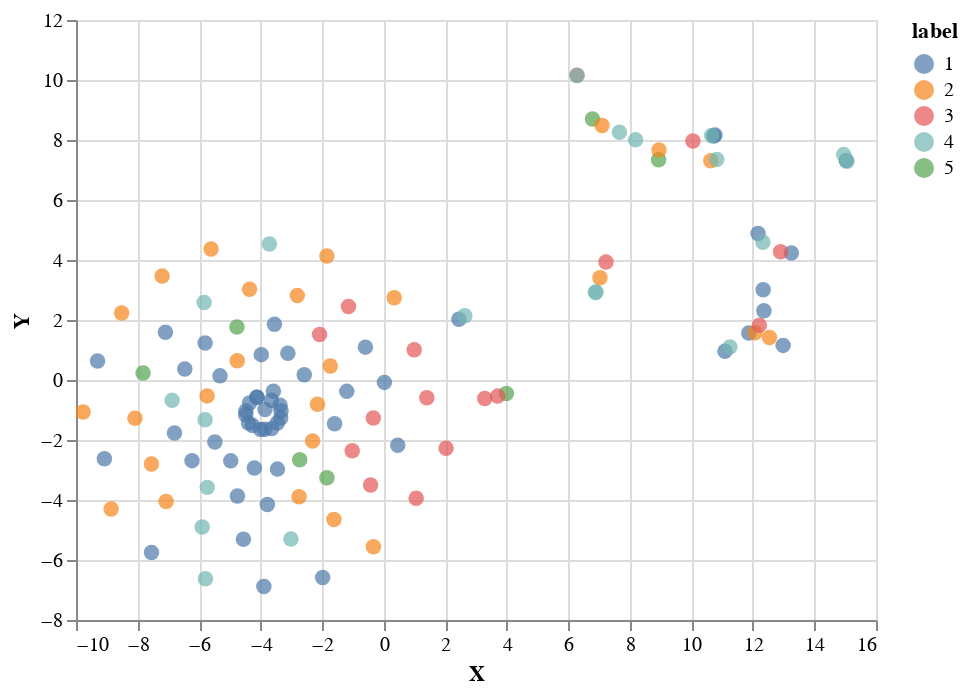
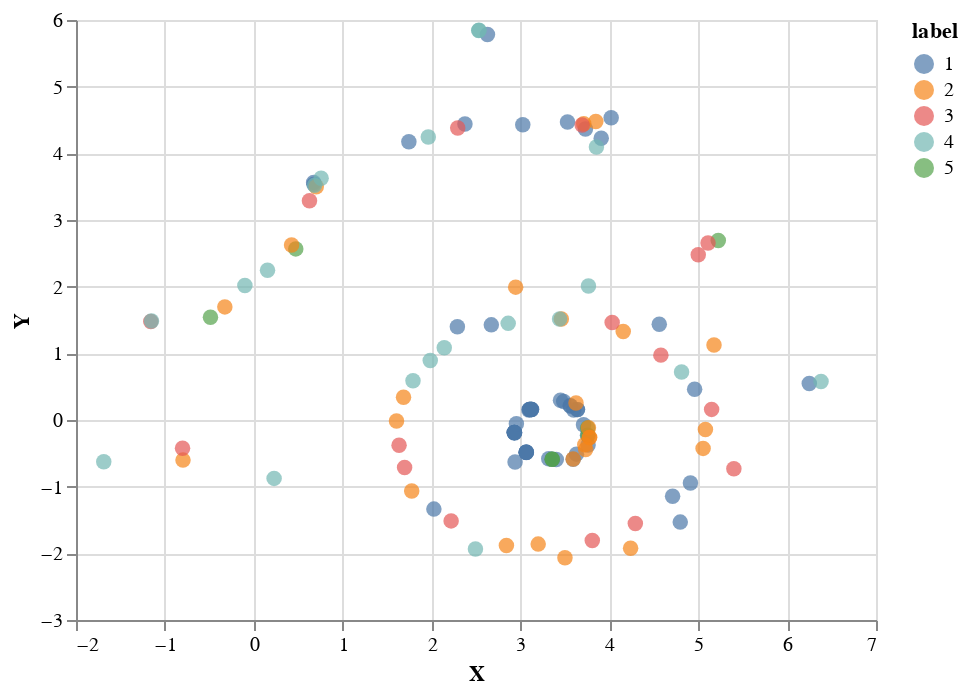
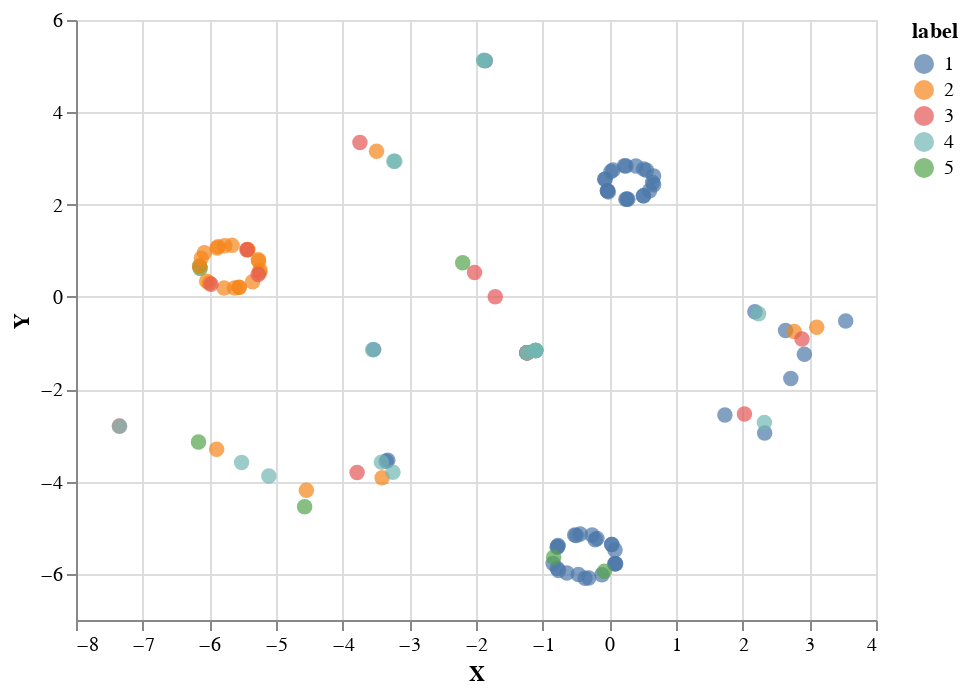
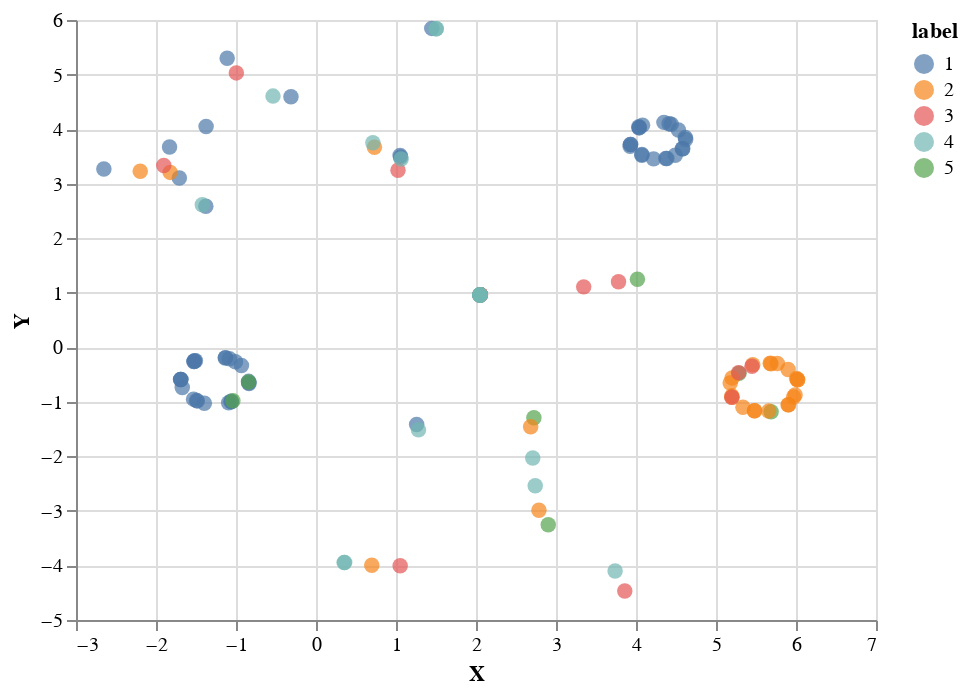

The notebook cell these images were saved under, in order:
### Code cell
perplexity = [5, 15, 30, 35, 40, 45, 50]

for p in perplexity:
    print("Perplexity {}".format(p))
    r = reduce_dim(p)
    create_plot(r, label)

### Figure 1 — Vega-Lite specification as saved in the notebook (floating-point values rounded to 4 significant figures)
{"$schema": "https://vega.github.io/schema/vega-lite/v2.6.0.json", "config": {"view": {"height": 300, "width": 400}}, "data": {"name": "data-d0c1c043260ad879a3db40b487f70ada"}, "datasets": {"data-d0c1c043260ad879a3db40b487f70ada": [{"X": -6.229, "Y": -2.688, "label": "1"}, {"X": -3.551, "Y": 1.856, "label": "1"}, {"X": 0.457, "Y": -2.175, "label": "1"}, {"X": 12.98, "Y": 1.154, "label": "1"}, {"X": -1.199, "Y": -0.3785, "label": "1"}, {"X": -0.5938, "Y": 1.095, "label": "1"}, {"X": -9.3, "Y": 0.6347, "label": "1"}, {"X": -3.64, "Y": -1.621, "label": "1"}, {"X": -6.798, "Y": -1.764, "label": "1"}, {"X": 13.25, "Y": 4.236, "label": "1"}, {"X": -3.979, "Y": 0.8453, "label": "1"}, {"X": -4.127, "Y": -0.578, "label": "1"}, {"X": 12.33, "Y": 3.008, "label": "1"}, {"X": 0.02269, "Y": -0.07989, "label": "1"}, {"X": -1.596, "Y": -1.459, "label": "1"}, {"X": -3.115, "Y": 0.8893, "label": "1"}, {"X": -6.463, "Y": 0.3638, "label": "1"}, {"X": -3.857, "Y": -0.9833, "label": "1"}, {"X": -3.586, "Y": -0.376, "label": "1"}, {"X": 11.09, "Y": 0.9575, "label": "1"}, {"X": -3.65, "Y": -0.6742, "label": "1"}, {"X": -3.458, "Y": -1.437, "label": "1"}, {"X": -3.368, "Y": -0.8378, "label": "1"}, {"X": -4.111, "Y": -0.575, "label": "1"}, {"X": 15.03, "Y": 7.318, "label": "1"}, {"X": 12.36, "Y": 2.309, "label": "1"}, {"X": -3.347, "Y": -1.267, "label": "1"}, {"X": 11.87, "Y": 1.564, "label": "1"}, {"X": -3.338, "Y": -1.033, "label": "1"}, {"X": 12.17, "Y": 4.884, "label": "1"}, {"X": 10.77, "Y": 8.169, "label": "1"}, {"X": 2.443, "Y": 2.025, "label": "1"}, {"X": -3.865, "Y": -1.64, "label": "1"}, {"X": -4.261, "Y": -1.516, "label": "1"}, {"X": -4.0, "Y": -1.647, "label": "1"}, {"X": -4.362, "Y": -0.7654, "label": "1"}, {"X": -4.477, "Y": -1.034, "label": "1"}, {"X": -4.393, "Y": -1.436, "label": "1"}, {"X": -1.984, "Y": -6.583, "label": "1"}, {"X": -4.486, "Y": -1.156, "label": "1"}, {"X": -3.894, "Y": -6.887, "label": "1"}, {"X": -7.546, "Y": -5.748, "label": "1"}, {"X": 10.73, "Y": 8.134, "label": "1"}, {"X": -4.754, "Y": -3.863, "label": "1"}, {"X": -5.487, "Y": -2.067, "label": "1"}, {"X": -7.094, "Y": 1.589, "label": "1"}, {"X": -5.803, "Y": 1.235, "label": "1"}, {"X": -3.453, "Y": -2.97, "label": "1"}, {"X": -4.559, "Y": -5.309, "label": "1"}, {"X": -4.971, "Y": -2.695, "label": "1"}, {"X": -3.781, "Y": -4.153, "label": "1"}, {"X": -9.077, "Y": -2.623, "label": "1"}, {"X": -5.32, "Y": 0.1378, "label": "1"}, {"X": -2.582, "Y": 0.175, "label": "1"}, {"X": -4.203, "Y": -2.933, "label": "1"}, {"X": -2.73, "Y": -2.655, "label": "5"}, {"X": -7.821, "Y": 0.2324, "label": "5"}, {"X": 3.988, "Y": -0.451, "label": "5"}, {"X": 6.785, "Y": 8.701, "label": "5"}, {"X": 8.934, "Y": 7.339, "label": "5"}, {"X": -1.845, "Y": -3.261, "label": "5"}, {"X": -4.769, "Y": 1.766, "label": "5"}, {"X": -7.071, "Y": -4.05, "label": "2"}, {"X": -5.739, "Y": -0.5298, "label": "2"}, {"X": -2.312, "Y": -2.033, "label": "2"}, {"X": -4.36, "Y": 3.026, "label": "2"}, {"X": 7.095, "Y": 8.482, "label": "2"}, {"X": -1.617, "Y": -4.65, "label": "2"}, {"X": 12.54, "Y": 1.415, "label": "2"}, {"X": -8.083, "Y": -1.276, "label": "2"}, {"X": 8.947, "Y": 7.67, "label": "2"}, {"X": -2.751, "Y": -3.894, "label": "2"}, {"X": -2.807, "Y": 2.819, "label": "2"}, {"X": 0.3416, "Y": 2.74, "label": "2"}, {"X": 7.029, "Y": 3.407, "label": "2"}, {"X": -1.736, "Y": 0.4687, "label": "2"}, {"X": -1.847, "Y": 4.133, "label": "2"}, {"X": 12.06, "Y": 1.577, "label": "2"}, {"X": -8.516, "Y": 2.234, "label": "2"}, {"X": -7.201, "Y": 3.463, "label": "2"}, {"X": -4.759, "Y": 0.6441, "label": "2"}, {"X": -2.153, "Y": -0.8053, "label": "2"}, {"X": -7.548, "Y": -2.798, "label": "2"}, {"X": -5.611, "Y": 4.369, "label": "2"}, {"X": -0.3331, "Y": -5.559, "label": "2"}, {"X": 10.63, "Y": 7.309, "label": "2"}, {"X": -8.858, "Y": -4.299, "label": "2"}, {"X": -9.769, "Y": -1.067, "label": "2"}, {"X": -0.3371, "Y": -1.265, "label": "3"}, {"X": 2.027, "Y": -2.276, "label": "3"}, {"X": 0.992, "Y": 1.006, "label": "3"}, {"X": 12.21, "Y": 1.824, "label": "3"}, {"X": 12.9, "Y": 4.277, "label": "3"}, {"X": 1.401, "Y": -0.5891, "label": "3"}, {"X": 7.225, "Y": 3.934, "label": "3"}, {"X": 10.05, "Y": 7.965, "label": "3"}, {"X": 6.285, "Y": 10.16, "label": "3"}, {"X": -1.024, "Y": -2.355, "label": "3"}, {"X": -1.145, "Y": 2.449, "label": "3"}, {"X": -0.4256, "Y": -3.498, "label": "3"}, {"X": -2.084, "Y": 1.513, "label": "3"}, {"X": 1.055, "Y": -3.939, "label": "3"}, {"X": 3.284, "Y": -0.6168, "label": "3"}, {"X": 3.703, "Y": -0.5368, "label": "3"}, {"X": 2.637, "Y": 2.138, "label": "4"}, {"X": 11.25, "Y": 1.1, "label": "4"}, {"X": -6.876, "Y": -0.6788, "label": "4"}, {"X": 6.278, "Y": 10.15, "label": "4"}, {"X": 7.661, "Y": 8.256, "label": "4"}, {"X": -5.793, "Y": -6.627, "label": "4"}, {"X": 14.95, "Y": 7.513, "label": "4"}, {"X": 15.06, "Y": 7.294, "label": "4"}, {"X": 8.188, "Y": 8.005, "label": "4"}, {"X": -5.9, "Y": -4.9, "label": "4"}, {"X": -5.806, "Y": -1.323, "label": "4"}, {"X": 12.33, "Y": 4.589, "label": "4"}, {"X": 10.82, "Y": 7.347, "label": "4"}, {"X": -5.836, "Y": 2.585, "label": "4"}, {"X": -5.734, "Y": -3.579, "label": "4"}, {"X": -3.716, "Y": 4.535, "label": "4"}, {"X": -3.016, "Y": -5.299, "label": "4"}, {"X": 6.9, "Y": 2.93, "label": "4"}, {"X": 6.88, "Y": 2.919, "label": "4"}, {"X": 10.66, "Y": 8.147, "label": "4"}]}, "encoding": {"color": {"field": "label", "type": "nominal"}, "x": {"field": "X", "type": "quantitative"}, "y": {"field": "Y", "type": "quantitative"}}, "mark": {"size": 60, "type": "circle"}, "selection": {"selector024": {"bind": "scales", "encodings": ["x", "y"], "mark": {"fill": "#333", "fillOpacity": 0.125, "stroke": "white"}, "on": "[mousedown, window:mouseup] > window:mousemove!", "resolve": "global", "translate": "[mousedown, window:mouseup] > window:mousemove!", "type": "interval", "zoom": "wheel!"}}}

### Figure 2 — Vega-Lite specification as saved in the notebook (floating-point values rounded to 4 significant figures)
{"$schema": "https://vega.github.io/schema/vega-lite/v2.6.0.json", "config": {"view": {"height": 300, "width": 400}}, "data": {"name": "data-bb5aa9c5d6888fbd5a7667284d331e42"}, "datasets": {"data-bb5aa9c5d6888fbd5a7667284d331e42": [{"X": 3.71, "Y": -0.07134, "label": "1"}, {"X": 3.76, "Y": -0.3752, "label": "1"}, {"X": 4.798, "Y": -1.532, "label": "1"}, {"X": 4.021, "Y": 4.533, "label": "1"}, {"X": 4.912, "Y": -0.9464, "label": "1"}, {"X": 4.712, "Y": -1.144, "label": "1"}, {"X": 4.96, "Y": 0.4612, "label": "1"}, {"X": 3.487, "Y": 0.2762, "label": "1"}, {"X": 3.63, "Y": -0.5121, "label": "1"}, {"X": 2.376, "Y": 4.441, "label": "1"}, {"X": 3.357, "Y": -0.5874, "label": "1"}, {"X": 3.451, "Y": 0.2955, "label": "1"}, {"X": 3.026, "Y": 4.428, "label": "1"}, {"X": 2.672, "Y": 1.427, "label": "1"}, {"X": 2.291, "Y": 1.397, "label": "1"}, {"X": 2.026, "Y": -1.337, "label": "1"}, {"X": 4.562, "Y": 1.436, "label": "1"}, {"X": 3.562, "Y": 0.2113, "label": "1"}, {"X": 3.561, "Y": 0.2154, "label": "1"}, {"X": 3.909, "Y": 4.226, "label": "1"}, {"X": 3.641, "Y": 0.1557, "label": "1"}, {"X": 3.641, "Y": 0.1557, "label": "1"}, {"X": 3.6, "Y": 0.1489, "label": "1"}, {"X": 3.116, "Y": 0.1606, "label": "1"}, {"X": 2.629, "Y": 5.783, "label": "1"}, {"X": 3.53, "Y": 4.47, "label": "1"}, {"X": 3.104, "Y": 0.1571, "label": "1"}, {"X": 3.731, "Y": 4.364, "label": "1"}, {"X": 3.095, "Y": 0.1506, "label": "1"}, {"X": 1.745, "Y": 4.175, "label": "1"}, {"X": 0.6738, "Y": 3.564, "label": "1"}, {"X": 6.25, "Y": 0.5475, "label": "1"}, {"X": 2.94, "Y": -0.6295, "label": "1"}, {"X": 3.124, "Y": 0.1575, "label": "1"}, {"X": 3.066, "Y": -0.4878, "label": "1"}, {"X": 3.319, "Y": -0.5814, "label": "1"}, {"X": 3.403, "Y": -0.5926, "label": "1"}, {"X": 2.932, "Y": -0.189, "label": "1"}, {"X": 3.593, "Y": -0.5885, "label": "1"}, {"X": 3.065, "Y": -0.4837, "label": "1"}, {"X": 3.065, "Y": -0.4837, "label": "1"}, {"X": 2.93, "Y": -0.1873, "label": "1"}, {"X": 0.6773, "Y": 3.536, "label": "1"}, {"X": 2.932, "Y": -0.1891, "label": "1"}, {"X": 2.932, "Y": -0.1889, "label": "1"}, {"X": 3.124, "Y": 0.1575, "label": "1"}, {"X": 2.954, "Y": -0.05696, "label": "1"}, {"X": 3.065, "Y": -0.4837, "label": "1"}, {"X": 3.124, "Y": 0.1575, "label": "1"}, {"X": 2.934, "Y": -0.1945, "label": "1"}, {"X": 2.932, "Y": -0.1891, "label": "1"}, {"X": 3.104, "Y": 0.1571, "label": "1"}, {"X": 3.104, "Y": 0.1571, "label": "1"}, {"X": 3.065, "Y": -0.4837, "label": "1"}, {"X": 3.754, "Y": -0.2277, "label": "1"}, {"X": 3.76, "Y": -0.2343, "label": "5"}, {"X": 3.757, "Y": -0.1194, "label": "5"}, {"X": 5.226, "Y": 2.693, "label": "5"}, {"X": -0.4873, "Y": 1.543, "label": "5"}, {"X": 0.4726, "Y": 2.567, "label": "5"}, {"X": 3.357, "Y": -0.5874, "label": "5"}, {"X": 3.357, "Y": -0.5874, "label": "5"}, {"X": 3.724, "Y": -0.3721, "label": "2"}, {"X": 3.765, "Y": -0.1172, "label": "2"}, {"X": 3.777, "Y": -0.263, "label": "2"}, {"X": 3.777, "Y": -0.263, "label": "2"}, {"X": -0.3255, "Y": 1.697, "label": "2"}, {"X": 3.733, "Y": -0.4411, "label": "2"}, {"X": 3.848, "Y": 4.479, "label": "2"}, {"X": 3.593, "Y": -0.5854, "label": "2"}, {"X": 0.4253, "Y": 2.626, "label": "2"}, {"X": 5.055, "Y": -0.4257, "label": "2"}, {"X": 2.946, "Y": 1.993, "label": "2"}, {"X": 3.625, "Y": 0.255, "label": "2"}, {"X": -0.7964, "Y": -0.6016, "label": "2"}, {"X": 4.239, "Y": -1.924, "label": "2"}, {"X": 4.156, "Y": 1.327, "label": "2"}, {"X": 3.712, "Y": 4.443, "label": "2"}, {"X": 3.46, "Y": 1.516, "label": "2"}, {"X": 1.685, "Y": 0.3412, "label": "2"}, {"X": 5.177, "Y": 1.126, "label": "2"}, {"X": 5.081, "Y": -0.1418, "label": "2"}, {"X": 1.606, "Y": -0.01646, "label": "2"}, {"X": 1.777, "Y": -1.065, "label": "2"}, {"X": 3.2, "Y": -1.862, "label": "2"}, {"X": 0.7028, "Y": 3.497, "label": "2"}, {"X": 3.501, "Y": -2.066, "label": "2"}, {"X": 2.842, "Y": -1.882, "label": "2"}, {"X": 2.22, "Y": -1.513, "label": "3"}, {"X": 5.151, "Y": 0.1592, "label": "3"}, {"X": 1.697, "Y": -0.7126, "label": "3"}, {"X": 3.694, "Y": 4.425, "label": "3"}, {"X": 2.294, "Y": 4.381, "label": "3"}, {"X": 4.032, "Y": 1.461, "label": "3"}, {"X": -0.8014, "Y": -0.4248, "label": "3"}, {"X": 0.6266, "Y": 3.289, "label": "3"}, {"X": -1.158, "Y": 1.478, "label": "3"}, {"X": 4.58, "Y": 0.9731, "label": "3"}, {"X": 5.401, "Y": -0.7313, "label": "3"}, {"X": 4.292, "Y": -1.554, "label": "3"}, {"X": 3.808, "Y": -1.808, "label": "3"}, {"X": 1.634, "Y": -0.3777, "label": "3"}, {"X": 5.0, "Y": 2.478, "label": "3"}, {"X": 5.11, "Y": 2.655, "label": "3"}, {"X": 6.382, "Y": 0.5785, "label": "4"}, {"X": 3.855, "Y": 4.094, "label": "4"}, {"X": 2.494, "Y": -1.936, "label": "4"}, {"X": -1.151, "Y": 1.486, "label": "4"}, {"X": -0.09996, "Y": 2.018, "label": "4"}, {"X": 4.813, "Y": 0.7215, "label": "4"}, {"X": 2.53, "Y": 5.841, "label": "4"}, {"X": 2.534, "Y": 5.847, "label": "4"}, {"X": 0.1546, "Y": 2.248, "label": "4"}, {"X": 3.44, "Y": 1.516, "label": "4"}, {"X": 1.791, "Y": 0.5902, "label": "4"}, {"X": 1.963, "Y": 4.245, "label": "4"}, {"X": 0.7576, "Y": 3.627, "label": "4"}, {"X": 1.985, "Y": 0.8926, "label": "4"}, {"X": 2.143, "Y": 1.084, "label": "4"}, {"X": 2.862, "Y": 1.45, "label": "4"}, {"X": 3.765, "Y": 2.011, "label": "4"}, {"X": 0.2286, "Y": -0.8759, "label": "4"}, {"X": -1.688, "Y": -0.6255, "label": "4"}, {"X": 0.6846, "Y": 3.522, "label": "4"}]}, "encoding": {"color": {"field": "label", "type": "nominal"}, "x": {"field": "X", "type": "quantitative"}, "y": {"field": "Y", "type": "quantitative"}}, "mark": {"size": 60, "type": "circle"}, "selection": {"selector025": {"bind": "scales", "encodings": ["x", "y"], "mark": {"fill": "#333", "fillOpacity": 0.125, "stroke": "white"}, "on": "[mousedown, window:mouseup] > window:mousemove!", "resolve": "global", "translate": "[mousedown, window:mouseup] > window:mousemove!", "type": "interval", "zoom": "wheel!"}}}

### Figure 3 — Vega-Lite specification as saved in the notebook (floating-point values rounded to 4 significant figures)
{"$schema": "https://vega.github.io/schema/vega-lite/v2.6.0.json", "config": {"view": {"height": 300, "width": 400}}, "data": {"name": "data-79b716bf8bc05519734444474b66a036"}, "datasets": {"data-79b716bf8bc05519734444474b66a036": [{"X": 0.5116, "Y": 2.19, "label": "1"}, {"X": -0.02888, "Y": 2.3, "label": "1"}, {"X": 0.6639, "Y": 2.432, "label": "1"}, {"X": 3.546, "Y": -0.5238, "label": "1"}, {"X": 0.2273, "Y": 2.843, "label": "1"}, {"X": 0.05456, "Y": 2.752, "label": "1"}, {"X": 0.6641, "Y": 2.622, "label": "1"}, {"X": 0.3983, "Y": 2.836, "label": "1"}, {"X": -0.06329, "Y": 2.548, "label": "1"}, {"X": 1.734, "Y": -2.557, "label": "1"}, {"X": 0.2494, "Y": 2.837, "label": "1"}, {"X": -0.02892, "Y": 2.3, "label": "1"}, {"X": 2.722, "Y": -1.767, "label": "1"}, {"X": 0.2476, "Y": 2.118, "label": "1"}, {"X": 0.5575, "Y": 2.746, "label": "1"}, {"X": 0.02409, "Y": 2.715, "label": "1"}, {"X": -0.015, "Y": 2.276, "label": "1"}, {"X": 0.5155, "Y": 2.773, "label": "1"}, {"X": 0.6033, "Y": 2.3, "label": "1"}, {"X": 2.184, "Y": -0.3208, "label": "1"}, {"X": 0.649, "Y": 2.478, "label": "1"}, {"X": 0.5116, "Y": 2.19, "label": "1"}, {"X": 0.2651, "Y": 2.119, "label": "1"}, {"X": 0.2774, "Y": 2.118, "label": "1"}, {"X": -1.86, "Y": 5.115, "label": "1"}, {"X": 2.926, "Y": -1.244, "label": "1"}, {"X": -0.06928, "Y": 2.552, "label": "1"}, {"X": 2.644, "Y": -0.7292, "label": "1"}, {"X": -0.4373, "Y": -5.138, "label": "1"}, {"X": 2.33, "Y": -2.948, "label": "1"}, {"X": -3.323, "Y": -3.537, "label": "1"}, {"X": -3.535, "Y": -1.142, "label": "1"}, {"X": -0.5199, "Y": -5.159, "label": "1"}, {"X": -0.4965, "Y": -5.169, "label": "1"}, {"X": -0.2585, "Y": -5.159, "label": "1"}, {"X": 0.03601, "Y": -5.366, "label": "1"}, {"X": 0.09396, "Y": -5.78, "label": "1"}, {"X": 0.03609, "Y": -5.366, "label": "1"}, {"X": 0.07917, "Y": -5.784, "label": "1"}, {"X": -0.7621, "Y": -5.926, "label": "1"}, {"X": -0.6374, "Y": -5.984, "label": "1"}, {"X": -0.464, "Y": -6.013, "label": "1"}, {"X": -3.348, "Y": -3.559, "label": "1"}, {"X": -0.3093, "Y": -6.089, "label": "1"}, {"X": -0.3646, "Y": -6.097, "label": "1"}, {"X": -0.11, "Y": -6.019, "label": "1"}, {"X": 0.09046, "Y": -5.781, "label": "1"}, {"X": -0.7691, "Y": -5.387, "label": "1"}, {"X": 0.0853, "Y": -5.483, "label": "1"}, {"X": -0.1862, "Y": -5.234, "label": "1"}, {"X": -0.7735, "Y": -5.408, "label": "1"}, {"X": -0.7831, "Y": -5.422, "label": "1"}, {"X": -0.2109, "Y": -5.261, "label": "1"}, {"X": -0.8432, "Y": -5.778, "label": "1"}, {"X": -0.7826, "Y": -5.884, "label": "1"}, {"X": -0.8351, "Y": -5.639, "label": "5"}, {"X": -0.07504, "Y": -5.946, "label": "5"}, {"X": -2.199, "Y": 0.7417, "label": "5"}, {"X": -6.163, "Y": -3.142, "label": "5"}, {"X": -4.571, "Y": -4.548, "label": "5"}, {"X": -6.146, "Y": 0.6678, "label": "5"}, {"X": -6.137, "Y": 0.6145, "label": "5"}, {"X": -6.146, "Y": 0.6652, "label": "2"}, {"X": -5.778, "Y": 0.1909, "label": "2"}, {"X": -5.244, "Y": 0.5279, "label": "2"}, {"X": -6.04, "Y": 0.3378, "label": "2"}, {"X": -5.89, "Y": -3.299, "label": "2"}, {"X": -5.423, "Y": 1.024, "label": "2"}, {"X": 3.111, "Y": -0.6558, "label": "2"}, {"X": -5.241, "Y": 0.5816, "label": "2"}, {"X": -4.544, "Y": -4.191, "label": "2"}, {"X": -6.074, "Y": 0.9589, "label": "2"}, {"X": -5.351, "Y": 0.3277, "label": "2"}, {"X": -5.869, "Y": 1.09, "label": "2"}, {"X": -3.492, "Y": 3.158, "label": "2"}, {"X": -5.884, "Y": 1.062, "label": "2"}, {"X": -5.658, "Y": 1.117, "label": "2"}, {"X": 2.773, "Y": -0.7488, "label": "2"}, {"X": -5.768, "Y": 1.111, "label": "2"}, {"X": -5.264, "Y": 0.8056, "label": "2"}, {"X": -5.554, "Y": 0.2113, "label": "2"}, {"X": -6.12, "Y": 0.8365, "label": "2"}, {"X": -5.622, "Y": 0.194, "label": "2"}, {"X": -5.261, "Y": 0.776, "label": "2"}, {"X": -5.551, "Y": 0.2068, "label": "2"}, {"X": -3.408, "Y": -3.916, "label": "2"}, {"X": -6.0, "Y": 0.3019, "label": "2"}, {"X": -5.426, "Y": 1.03, "label": "2"}, {"X": -5.267, "Y": 0.4854, "label": "3"}, {"X": -5.437, "Y": 1.022, "label": "3"}, {"X": -5.975, "Y": 0.2724, "label": "3"}, {"X": 2.89, "Y": -0.9114, "label": "3"}, {"X": 2.027, "Y": -2.536, "label": "3"}, {"X": -1.235, "Y": -1.209, "label": "3"}, {"X": -3.741, "Y": 3.344, "label": "3"}, {"X": -3.784, "Y": -3.802, "label": "3"}, {"X": -7.349, "Y": -2.799, "label": "3"}, {"X": -1.106, "Y": -1.159, "label": "3"}, {"X": -1.235, "Y": -1.209, "label": "3"}, {"X": -1.235, "Y": -1.209, "label": "3"}, {"X": -1.235, "Y": -1.209, "label": "3"}, {"X": -1.235, "Y": -1.209, "label": "3"}, {"X": -1.712, "Y": 0.003258, "label": "3"}, {"X": -2.022, "Y": 0.5305, "label": "3"}, {"X": -3.551, "Y": -1.147, "label": "4"}, {"X": 2.239, "Y": -0.3625, "label": "4"}, {"X": -1.106, "Y": -1.159, "label": "4"}, {"X": -7.346, "Y": -2.802, "label": "4"}, {"X": -5.516, "Y": -3.588, "label": "4"}, {"X": -1.106, "Y": -1.159, "label": "4"}, {"X": -1.885, "Y": 5.124, "label": "4"}, {"X": -1.882, "Y": 5.125, "label": "4"}, {"X": -5.108, "Y": -3.881, "label": "4"}, {"X": -1.106, "Y": -1.159, "label": "4"}, {"X": -1.235, "Y": -1.209, "label": "4"}, {"X": 2.326, "Y": -2.721, "label": "4"}, {"X": -3.246, "Y": -3.8, "label": "4"}, {"X": -1.106, "Y": -1.159, "label": "4"}, {"X": -1.235, "Y": -1.209, "label": "4"}, {"X": -1.106, "Y": -1.159, "label": "4"}, {"X": -1.106, "Y": -1.159, "label": "4"}, {"X": -3.217, "Y": 2.941, "label": "4"}, {"X": -3.233, "Y": 2.94, "label": "4"}, {"X": -3.419, "Y": -3.58, "label": "4"}]}, "encoding": {"color": {"field": "label", "type": "nominal"}, "x": {"field": "X", "type": "quantitative"}, "y": {"field": "Y", "type": "quantitative"}}, "mark": {"size": 60, "type": "circle"}, "selection": {"selector026": {"bind": "scales", "encodings": ["x", "y"], "mark": {"fill": "#333", "fillOpacity": 0.125, "stroke": "white"}, "on": "[mousedown, window:mouseup] > window:mousemove!", "resolve": "global", "translate": "[mousedown, window:mouseup] > window:mousemove!", "type": "interval", "zoom": "wheel!"}}}

### Figure 4 — Vega-Lite specification as saved in the notebook (floating-point values rounded to 4 significant figures)
{"$schema": "https://vega.github.io/schema/vega-lite/v2.6.0.json", "config": {"view": {"height": 300, "width": 400}}, "data": {"name": "data-d2528b1a4df6a2baec7688ec1ea2a1f0"}, "datasets": {"data-d2528b1a4df6a2baec7688ec1ea2a1f0": [{"X": 4.037, "Y": 4.044, "label": "1"}, {"X": 3.932, "Y": 3.716, "label": "1"}, {"X": 4.22, "Y": 3.454, "label": "1"}, {"X": -2.651, "Y": 3.268, "label": "1"}, {"X": 4.491, "Y": 3.522, "label": "1"}, {"X": 4.413, "Y": 4.098, "label": "1"}, {"X": 4.073, "Y": 3.519, "label": "1"}, {"X": 3.932, "Y": 3.716, "label": "1"}, {"X": 4.616, "Y": 3.847, "label": "1"}, {"X": -1.11, "Y": 5.3, "label": "1"}, {"X": 4.038, "Y": 4.023, "label": "1"}, {"X": 4.441, "Y": 4.089, "label": "1"}, {"X": -1.374, "Y": 4.047, "label": "1"}, {"X": 4.082, "Y": 4.073, "label": "1"}, {"X": 3.927, "Y": 3.683, "label": "1"}, {"X": 4.349, "Y": 4.123, "label": "1"}, {"X": 4.53, "Y": 3.982, "label": "1"}, {"X": 4.373, "Y": 3.462, "label": "1"}, {"X": 4.385, "Y": 3.459, "label": "1"}, {"X": -1.377, "Y": 2.584, "label": "1"}, {"X": 4.579, "Y": 3.641, "label": "1"}, {"X": 4.041, "Y": 4.027, "label": "1"}, {"X": 4.074, "Y": 3.533, "label": "1"}, {"X": 4.621, "Y": 3.809, "label": "1"}, {"X": 1.447, "Y": 5.846, "label": "1"}, {"X": -1.831, "Y": 3.671, "label": "1"}, {"X": 4.585, "Y": 3.64, "label": "1"}, {"X": -1.708, "Y": 3.104, "label": "1"}, {"X": -1.53, "Y": -0.951, "label": "1"}, {"X": -0.3128, "Y": 4.593, "label": "1"}, {"X": 1.052, "Y": 3.516, "label": "1"}, {"X": 1.258, "Y": -1.417, "label": "1"}, {"X": -0.9321, "Y": -0.3348, "label": "1"}, {"X": -0.8411, "Y": -0.6513, "label": "1"}, {"X": -1.527, "Y": -0.263, "label": "1"}, {"X": -1.507, "Y": -0.2481, "label": "1"}, {"X": -1.492, "Y": -0.9779, "label": "1"}, {"X": -1.523, "Y": -0.2618, "label": "1"}, {"X": -1.692, "Y": -0.5922, "label": "1"}, {"X": -1.692, "Y": -0.592, "label": "1"}, {"X": -1.134, "Y": -0.1971, "label": "1"}, {"X": -1.092, "Y": -1.018, "label": "1"}, {"X": 1.057, "Y": 3.486, "label": "1"}, {"X": -1.519, "Y": -0.2474, "label": "1"}, {"X": -1.672, "Y": -0.736, "label": "1"}, {"X": -1.131, "Y": -0.1897, "label": "1"}, {"X": -1.689, "Y": -0.5921, "label": "1"}, {"X": -1.396, "Y": -1.026, "label": "1"}, {"X": -1.058, "Y": -0.9998, "label": "1"}, {"X": -0.8427, "Y": -0.625, "label": "1"}, {"X": -1.062, "Y": -0.9897, "label": "1"}, {"X": -1.082, "Y": -0.2116, "label": "1"}, {"X": -1.484, "Y": -0.9828, "label": "1"}, {"X": -1.007, "Y": -0.2667, "label": "1"}, {"X": -0.8368, "Y": -0.6628, "label": "1"}, {"X": -1.039, "Y": -0.9808, "label": "5"}, {"X": -0.8429, "Y": -0.6353, "label": "5"}, {"X": 4.018, "Y": 1.246, "label": "5"}, {"X": 2.903, "Y": -3.252, "label": "5"}, {"X": 2.724, "Y": -1.291, "label": "5"}, {"X": 5.288, "Y": -0.4763, "label": "5"}, {"X": 5.689, "Y": -1.184, "label": "5"}, {"X": 5.202, "Y": -0.5635, "label": "2"}, {"X": 5.459, "Y": -0.3203, "label": "2"}, {"X": 5.198, "Y": -0.9153, "label": "2"}, {"X": 5.902, "Y": -0.4074, "label": "2"}, {"X": 2.787, "Y": -2.989, "label": "2"}, {"X": 5.658, "Y": -1.17, "label": "2"}, {"X": -2.197, "Y": 3.228, "label": "2"}, {"X": 5.908, "Y": -1.055, "label": "2"}, {"X": 2.683, "Y": -1.457, "label": "2"}, {"X": 5.766, "Y": -0.2978, "label": "2"}, {"X": 6.02, "Y": -0.5963, "label": "2"}, {"X": 5.198, "Y": -0.8907, "label": "2"}, {"X": 0.697, "Y": -3.995, "label": "2"}, {"X": 5.971, "Y": -0.9098, "label": "2"}, {"X": 5.481, "Y": -1.165, "label": "2"}, {"X": -1.823, "Y": 3.206, "label": "2"}, {"X": 5.678, "Y": -0.2945, "label": "2"}, {"X": 6.008, "Y": -0.5745, "label": "2"}, {"X": 5.901, "Y": -1.056, "label": "2"}, {"X": 5.988, "Y": -0.8728, "label": "2"}, {"X": 5.481, "Y": -1.165, "label": "2"}, {"X": 5.178, "Y": -0.6547, "label": "2"}, {"X": 6.02, "Y": -0.5967, "label": "2"}, {"X": 0.7303, "Y": 3.667, "label": "2"}, {"X": 5.687, "Y": -0.3019, "label": "2"}, {"X": 5.337, "Y": -1.098, "label": "2"}, {"X": 5.283, "Y": -0.4652, "label": "3"}, {"X": 5.199, "Y": -0.9165, "label": "3"}, {"X": 5.45, "Y": -0.3466, "label": "3"}, {"X": -1.903, "Y": 3.332, "label": "3"}, {"X": -0.9956, "Y": 5.03, "label": "3"}, {"X": 2.054, "Y": 0.9617, "label": "3"}, {"X": 1.052, "Y": -4.004, "label": "3"}, {"X": 1.025, "Y": 3.244, "label": "3"}, {"X": 3.86, "Y": -4.469, "label": "3"}, {"X": 2.05, "Y": 0.959, "label": "3"}, {"X": 2.05, "Y": 0.959, "label": "3"}, {"X": 2.056, "Y": 0.9627, "label": "3"}, {"X": 2.05, "Y": 0.959, "label": "3"}, {"X": 2.056, "Y": 0.9627, "label": "3"}, {"X": 3.346, "Y": 1.107, "label": "3"}, {"X": 3.782, "Y": 1.202, "label": "3"}, {"X": 1.281, "Y": -1.514, "label": "4"}, {"X": -1.421, "Y": 2.614, "label": "4"}, {"X": 2.05, "Y": 0.9592, "label": "4"}, {"X": 3.739, "Y": -4.101, "label": "4"}, {"X": 2.74, "Y": -2.541, "label": "4"}, {"X": 2.05, "Y": 0.9589, "label": "4"}, {"X": 1.501, "Y": 5.84, "label": "4"}, {"X": 1.502, "Y": 5.84, "label": "4"}, {"X": 2.709, "Y": -2.029, "label": "4"}, {"X": 2.05, "Y": 0.959, "label": "4"}, {"X": 2.05, "Y": 0.959, "label": "4"}, {"X": -0.5373, "Y": 4.605, "label": "4"}, {"X": 0.7113, "Y": 3.751, "label": "4"}, {"X": 2.05, "Y": 0.959, "label": "4"}, {"X": 2.05, "Y": 0.959, "label": "4"}, {"X": 2.05, "Y": 0.959, "label": "4"}, {"X": 2.05, "Y": 0.959, "label": "4"}, {"X": 0.3514, "Y": -3.948, "label": "4"}, {"X": 0.3582, "Y": -3.948, "label": "4"}, {"X": 1.064, "Y": 3.452, "label": "4"}]}, "encoding": {"color": {"field": "label", "type": "nominal"}, "x": {"field": "X", "type": "quantitative"}, "y": {"field": "Y", "type": "quantitative"}}, "mark": {"size": 60, "type": "circle"}, "selection": {"selector027": {"bind": "scales", "encodings": ["x", "y"], "mark": {"fill": "#333", "fillOpacity": 0.125, "stroke": "white"}, "on": "[mousedown, window:mouseup] > window:mousemove!", "resolve": "global", "translate": "[mousedown, window:mouseup] > window:mousemove!", "type": "interval", "zoom": "wheel!"}}}
